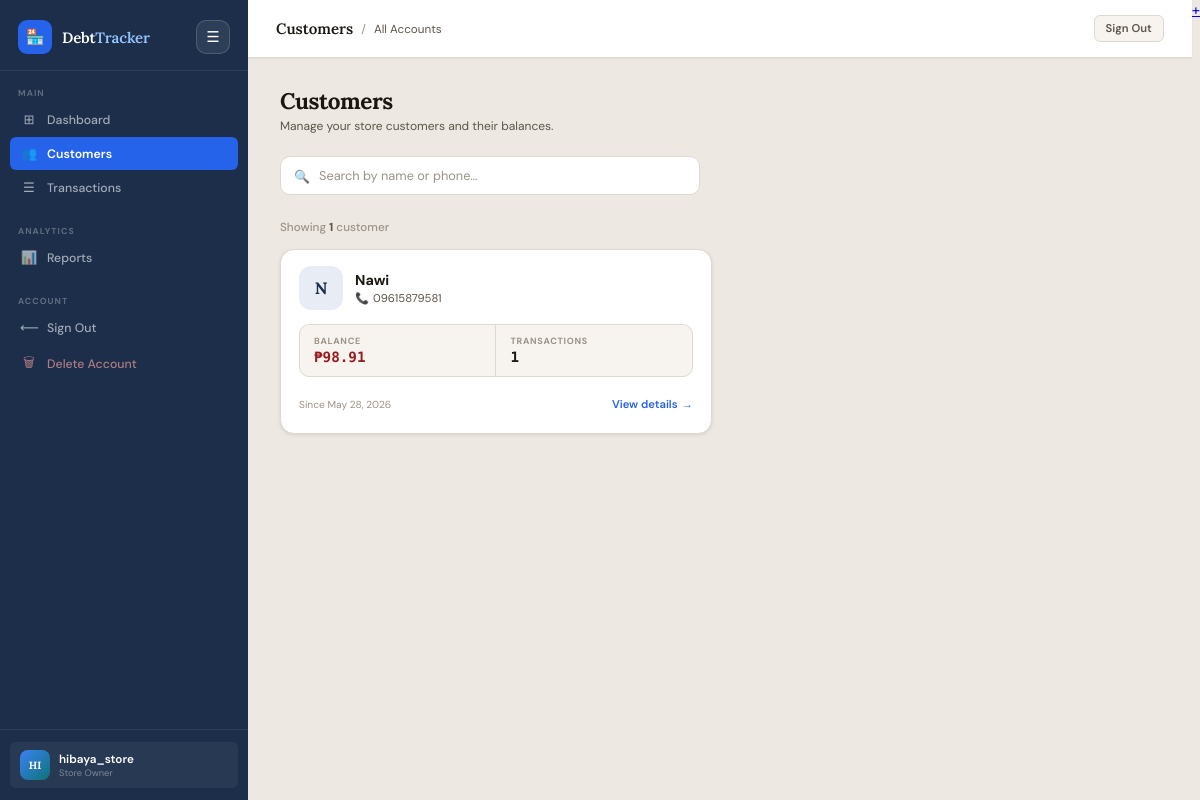
The page /customers/ (signed in) on the database its author committed.
### tracker/models.py (models this page shows, shortened)
class Customer(models.Model):
    owner = models.ForeignKey(User, on_delete=models.CASCADE, related_name='customers')
    name = models.CharField(max_length=100)
    phone = models.CharField(max_length=20, blank=True, null=True)
    notes = models.TextField(blank=True, null=True)
    created_at = models.DateTimeField(default=timezone.now)
    class Meta:
        ordering = ['name']
    def total_balance(self):
        total = Decimal('0')
        for txn in self.transactions.all():
            total += txn.remaining_balance()
        return total
    def transaction_count(self):
        return self.transactions.count()
    def is_high_debt(self):
        return self.total_balance() >= 500

### tracker/views.py (the view)
# urls.py: path('customers/', views.customer_list, name='customer_list'),
@login_required
def customer_list(request):
    query = request.GET.get('q', '').strip()
    customers = Customer.objects.filter(owner=request.user)
    if query:
        customers = customers.filter(Q(name__icontains=query) | Q(phone__icontains=query))
    customer_data = []
    for c in customers:
        customer_data.append({
            'customer': c,
            'balance': c.total_balance(),
            'is_high': c.is_high_debt(),
        })
    customer_data.sort(key=lambda x: x['balance'], reverse=True)
    return render(request, 'tracker/customer_list.html', {
        'customer_data': customer_data,
        'query': query,
        'active_nav': 'customers',
    })

### tracker/models.py (called while the page is built)
    def total_amount(self):
        return sum(item.subtotal() for item in self.items.all()) or Decimal('0')

    def total_paid(self):
        result = self.payments.aggregate(models.Sum('amount'))['amount__sum']
        return result or Decimal('0')

    def remaining_balance(self):
        return self.total_amount() - self.total_paid()

    def subtotal(self):
        return self.quantity * self.price

### tracker/templates/tracker/customer_list.html (shortened to what this page needs)
{% extends 'tracker/base.html' %}
{% block topbar_title %}Customers{% endblock %}
{% block page_subtitle %}All Accounts{% endblock %}
{% block content %}
<div class="page-header">
  <div class="page-header-left">
    <h1>Customers</h1>
    <p>Manage your store customers and their balances.</p>
  </div>
</div>
<div class="search-wrap">
  <form method="get" style="margin:0;">
    <span class="search-icon">🔍</span>
    <input
      type="text"
      name="q"
      value="{{ query }}"
      class="search-input"
      placeholder="Search by name or phone…"
      autocomplete="off"
    />
  </form>
</div>
{% if customer_data %}
  <div class="results-count">
    Showing <strong>{{ customer_data|length }}</strong> customer{{ customer_data|length|pluralize }}
  </div>
  <div class="customer-grid">
    {% for item in customer_data %}
    <a href="{% url 'customer_detail' item.customer.pk %}" class="cust-card {% if item.is_high %}high-debt{% endif %}">
      <div class="cust-card-body">
        <div class="cust-top">
          <div class="cust-avatar {% if item.is_high %}danger{% endif %}">
            {{ item.customer.name|slice:":1"|upper }}
          </div>
          <div class="cust-identity">
            <div class="cust-name">{{ item.customer.name }}</div>
            <div class="cust-phone">
              {% if item.customer.phone %}
                <span>📞</span>{{ item.customer.phone }}
              {% else %}
                <span style="color:var(--text-3);font-style:italic;">No phone</span>
              {% endif %}
            </div>
          </div>
        </div>
        <div class="cust-stats">
          <div class="cust-stat">
            <span class="cust-stat-label">Balance</span>
            <span class="cust-stat-value {% if item.balance > 0 %}debt{% elif item.balance < 0 %}ok{% endif %}">
              ₱{{ item.balance|floatformat:2 }}
            </span>
          </div>
          <div class="cust-stat">
            <span class="cust-stat-label">Transactions</span>
            <span class="cust-stat-value">{{ item.customer.transaction_count }}</span>
          </div>
        </div>
        <div class="cust-footer">
          <span class="cust-since">Since {{ item.customer.created_at|date:"M d, Y" }}</span>
          <span class="cust-view-btn">View details <span>→</span></span>
        </div>
      </div>
    </a>
    {% endfor %}
  </div>
{% endif %}
{% endblock %}

### tracker/templates/tracker/base.html (shortened to what this page needs)
<!DOCTYPE html>
<html lang="en">
<head>
</head>
<body>
  <aside class="sidebar" id="sidebar">
    <div class="sb-brand-wrap">
      <a href="{% url 'dashboard' %}" class="sb-brand">
        <div class="sb-logo">🏪</div>
        <div class="sb-name">Debt<span>Tracker</span></div>
      </a>
      <button type="button" class="sidebar-toggle" onclick="toggleSidebar()">☰</button>
    </div>
    <div class="sb-section">
      <div class="sb-section-label">Main</div>
      <a href="{% url 'dashboard' %}" class="sb-link {% if active_nav == 'dashboard' %}active{% endif %}"><span class="sb-icon">⊞</span> Dashboard</a>
      <a href="{% url 'customer_list' %}" class="sb-link {% if active_nav == 'customers' %}active{% endif %}"><span class="sb-icon">👥</span> Customers</a>
      <a href="{% url 'transaction_list' %}" class="sb-link "><span class="sb-icon">☰</span> Transactions</a>
    </div>
    <div class="sb-section">
      <div class="sb-section-label">Analytics</div>
      <a href="{% url 'reports' %}" class="sb-link {% if active_nav == 'reports' %}active{% endif %}"><span class="sb-icon">📊</span> Reports</a>
    </div>
    <div class="sb-section">
      <div class="sb-section-label">Account</div>
      <a href="{% url 'logout' %}" class="sb-link"><span class="sb-icon">⟵</span> Sign Out</a>
      <a href="{% url 'delete_account' %}" class="sb-link" style="color:rgba(252,165,165,0.65);"><span class="sb-icon">🗑</span> Delete Account</a>
    </div>
    <div class="sb-user">
      <div class="sb-user-inner">
        <div class="sb-avatar">{{ request.user.username|slice:":2"|upper }}</div>
        <div><div class="sb-uname">{{ request.user.username }}</div><div class="sb-urole">Store Owner</div></div>
      </div>
    </div>
  </aside>
  <div class="app-main">
    <header class="topbar">
      <div class="tb-left">
        <span class="tb-title">{% block topbar_title %}DebtTracker{% endblock %}</span>
        {% block topbar_sub %}<span class="tb-sep">/</span><span class="tb-sub">{% block page_subtitle %}{% endblock %}</span>{% endblock %}
      </div>
      <div class="tb-right">
        <a href="{% url 'logout' %}" class="btn btn-ghost btn-sm">Sign Out</a>
      </div>
    </header>
    <main class="page-content">{% block content %}{% endblock %}</main>
  </div>
  {% block fab %}
  {% if active_nav != 'reports' %}
  <a href="{% url 'transaction_create' %}" class="fab-global" title="New Transaction">+</a>
  {% endif %}
  {% endblock %}
</body>
</html>

### tracker/templates/tracker/customer_list.html (style rules this page uses)
.search-wrap { position: relative; max-width: 420px; margin-bottom: 24px; }
.search-wrap .search-icon { position: absolute; left: 14px; top: 50%; transform: translateY(-50%); font-size: 0.85rem; pointer-events: none; }
.search-input { width: 100%; padding: 10px 14px 10px 38px; border: 1.5px solid var(--border); border-radius: var(--r); font-family: var(--sans); font-size: 0.85rem; background: var(--surface); color: var(--text); outline: none; transition: border-color 0.15s, box-shadow 0.15s; }
.search-input::placeholder { color: var(--text-3); }
.customer-grid { display: grid; grid-template-columns: repeat(auto-fill, minmax(300px, 1fr)); gap: 16px; }
.cust-card { background: var(--surface); border: 1.5px solid var(--border); border-radius: var(--r-lg); padding: 0; box-shadow: var(--shadow-sm); text-decoration: none; color: inherit; display: flex; flex-direction: column; transition: box-shadow 0.18s, transform 0.18s, border-color 0.18s; overflow: hidden; position: relative; }
.cust-card-body { padding: 16px 18px 18px; display: flex; flex-direction: column; gap: 14px; flex: 1; }
.cust-top { display: flex; align-items: center; gap: 12px; }
.cust-avatar { width: 44px; height: 44px; border-radius: 12px; display: flex; align-items: center; justify-content: center; font-family: var(--serif); font-weight: 700; font-size: 1.1rem; flex-shrink: 0; background: var(--navy-light); color: var(--navy); letter-spacing: -0.02em; }
.cust-identity { flex: 1; min-width: 0; }
.cust-name { font-size: 0.95rem; font-weight: 700; color: var(--text); white-space: nowrap; overflow: hidden; text-overflow: ellipsis; text-transform: capitalize; }
.cust-phone { font-size: 0.75rem; color: var(--text-2); margin-top: 2px; display: flex; align-items: center; gap: 4px; }
.cust-stats { display: flex; align-items: center; gap: 0; background: var(--surface-2); border: 1px solid var(--border); border-radius: var(--r); overflow: hidden; }
.cust-stat { flex: 1; padding: 10px 14px; display: flex; flex-direction: column; gap: 2px; }
.cust-stat + .cust-stat { border-left: 1px solid var(--border); }
.cust-stat-label { font-size: 0.6rem; text-transform: uppercase; letter-spacing: 0.08em; font-weight: 700; color: var(--text-3); }
.cust-stat-value { font-family: var(--mono); font-size: 0.95rem; font-weight: 700; color: var(--text); line-height: 1.2; }
.cust-stat-value.debt { color: var(--danger); }
.cust-footer { display: flex; align-items: center; justify-content: space-between; padding-top: 2px; }
.cust-since { font-size: 0.68rem; color: var(--text-3); }
.cust-view-btn { display: inline-flex; align-items: center; gap: 4px; font-size: 0.75rem; font-weight: 600; color: var(--accent); padding: 4px 0; border: none; background: none; cursor: pointer; transition: gap 0.15s; }
.results-count { font-size: 0.78rem; color: var(--text-3); margin-bottom: 14px; font-weight: 500; }
.results-count strong { color: var(--text-2); }

### rows shown on the page
Customer: customer.name "N", customer.name "Nawi", customer.phone "09615879581", balance "98.91", customer.transaction_count "1", customer.created_at "May 28, 2026"

### other values the page prints
{{ request.user.username|slice:":2"|upper }} "HI"
{{ request.user.username }} "hibaya_store"
{{ customer_data|length }} "1"
